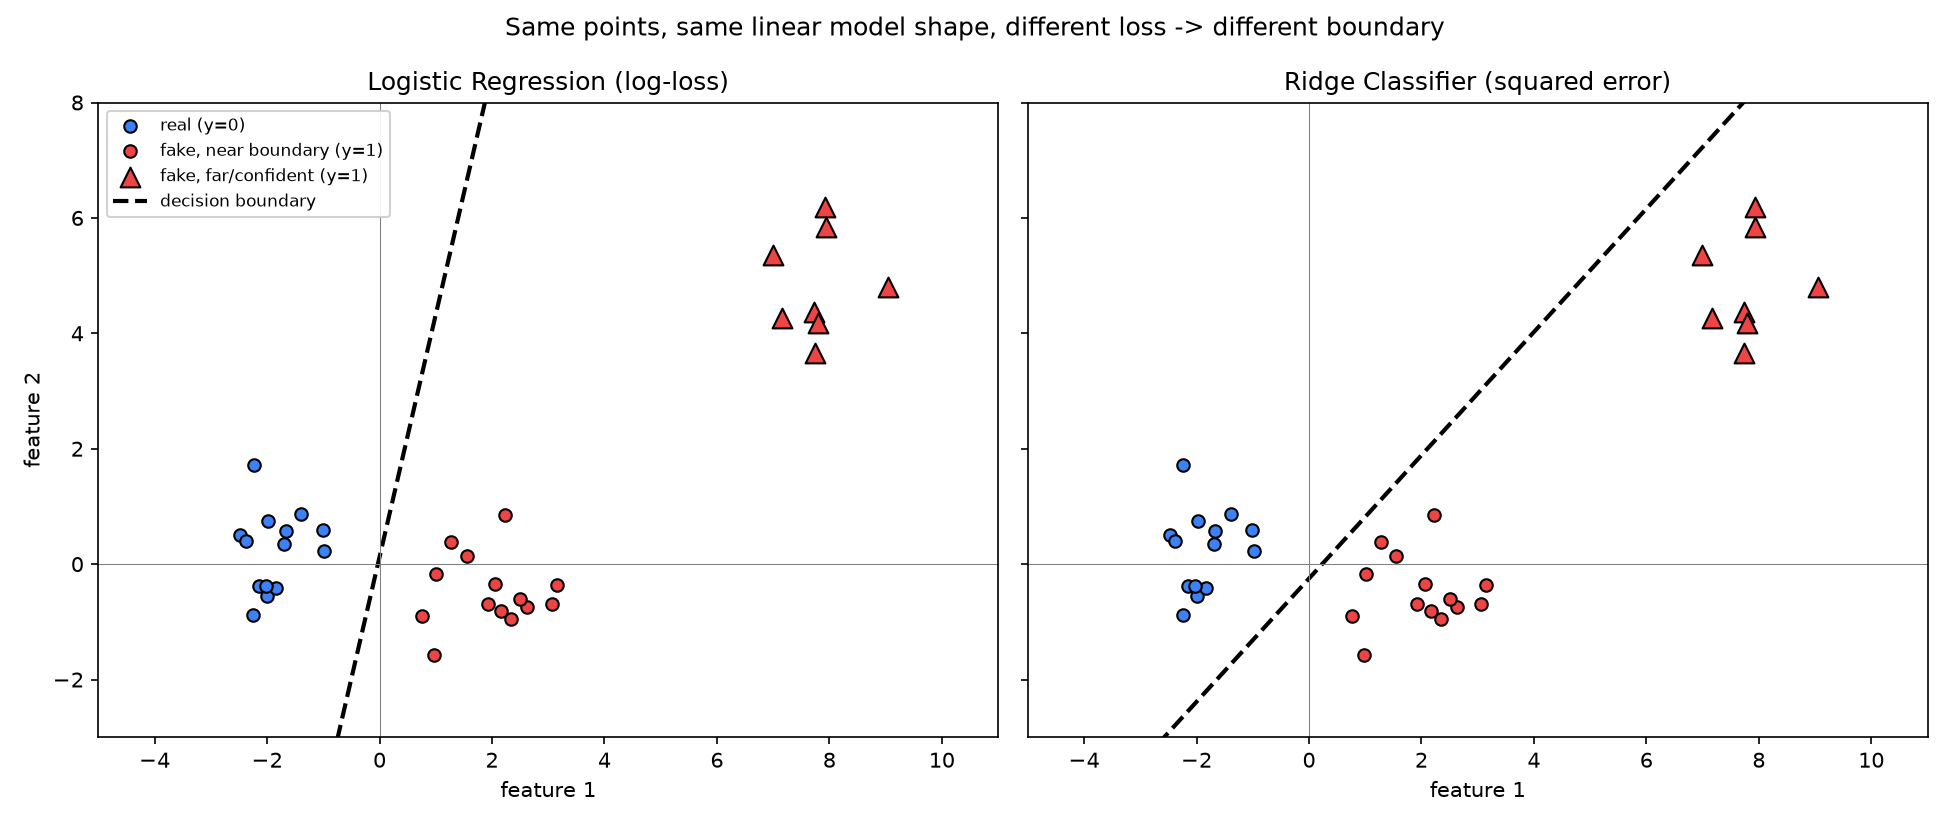

This figure's Python source:
import numpy as np
import matplotlib.pyplot as plt
from sklearn.linear_model import LogisticRegression, RidgeClassifier

rng = np.random.RandomState(7)

# Two well-separated "core" clusters -- easy, unambiguous points.
real_core = rng.normal(loc=[-2, 0.5], scale=0.6, size=(14, 2))
fake_core = rng.normal(loc=[2, -0.5], scale=0.6, size=(14, 2))

# Extra "fake" points: still correctly on the fake side, just far away,
# off to the upper-right. These don't sit near the boundary at all --
# they're the "confidently correct, overshooting" points from the explanation.
fake_far = rng.normal(loc=[8, 5], scale=0.7, size=(8, 2))

X = np.vstack([real_core, fake_core, fake_far])
y = np.array([0] * len(real_core) + [1] * (len(fake_core) + len(fake_far)))

log_reg = LogisticRegression().fit(X, y)
ridge = RidgeClassifier().fit(X, y)

def boundary_line(model, xs):
    # RidgeClassifier gives coef_ shape (n_features,) for binary targets;
    # LogisticRegression gives shape (1, n_features). Normalize both to a flat vector.
    w = model.coef_.ravel()
    b = np.ravel(model.intercept_)[0]
    # w0*x + w1*y + b = 0  ->  y = -(w0*x + b) / w1
    return -(w[0] * xs + b) / w[1]

xs = np.linspace(-5, 11, 200)

fig, axes = plt.subplots(1, 2, figsize=(13, 5.5), sharex=True, sharey=True)

for ax, model, title in zip(
    axes, [log_reg, ridge], ["Logistic Regression (log-loss)", "Ridge Classifier (squared error)"]
):
    ax.scatter(real_core[:, 0], real_core[:, 1], c="#3b82f6", label="real (y=0)", edgecolor="k", zorder=3)
    ax.scatter(fake_core[:, 0], fake_core[:, 1], c="#ef4444", label="fake, near boundary (y=1)", edgecolor="k", zorder=3)
    ax.scatter(fake_far[:, 0], fake_far[:, 1], c="#ef4444", marker="^", s=90,
               label="fake, far/confident (y=1)", edgecolor="k", zorder=3)

    preds = model.predict(X)
    misclassified = X[preds != y]
    if len(misclassified):
        ax.scatter(misclassified[:, 0], misclassified[:, 1], facecolors="none",
                   edgecolors="black", s=260, linewidths=2, zorder=4, label="misclassified")

    ax.plot(xs, boundary_line(model, xs), "k--", linewidth=2, label="decision boundary")
    ax.set_title(title)
    ax.set_xlim(-5, 11)
    ax.set_ylim(-3, 8)
    ax.axhline(0, color="gray", linewidth=0.5)
    ax.axvline(0, color="gray", linewidth=0.5)
    ax.set_xlabel("feature 1")

axes[0].set_ylabel("feature 2")
axes[0].legend(loc="upper left", fontsize=8, framealpha=0.9)
fig.suptitle("Same points, same linear model shape, different loss -> different boundary", fontsize=12)
fig.tight_layout()
fig.savefig("loss_boundary_demo.png", dpi=150)

n_mis_log = (log_reg.predict(X) != y).sum()
n_mis_ridge = (ridge.predict(X) != y).sum()
print(f"Logistic regression misclassified: {n_mis_log}")
print(f"Ridge misclassified: {n_mis_ridge}")
print("logreg coef/intercept:", log_reg.coef_, log_reg.intercept_)
print("ridge coef/intercept:", ridge.coef_, ridge.intercept_)
